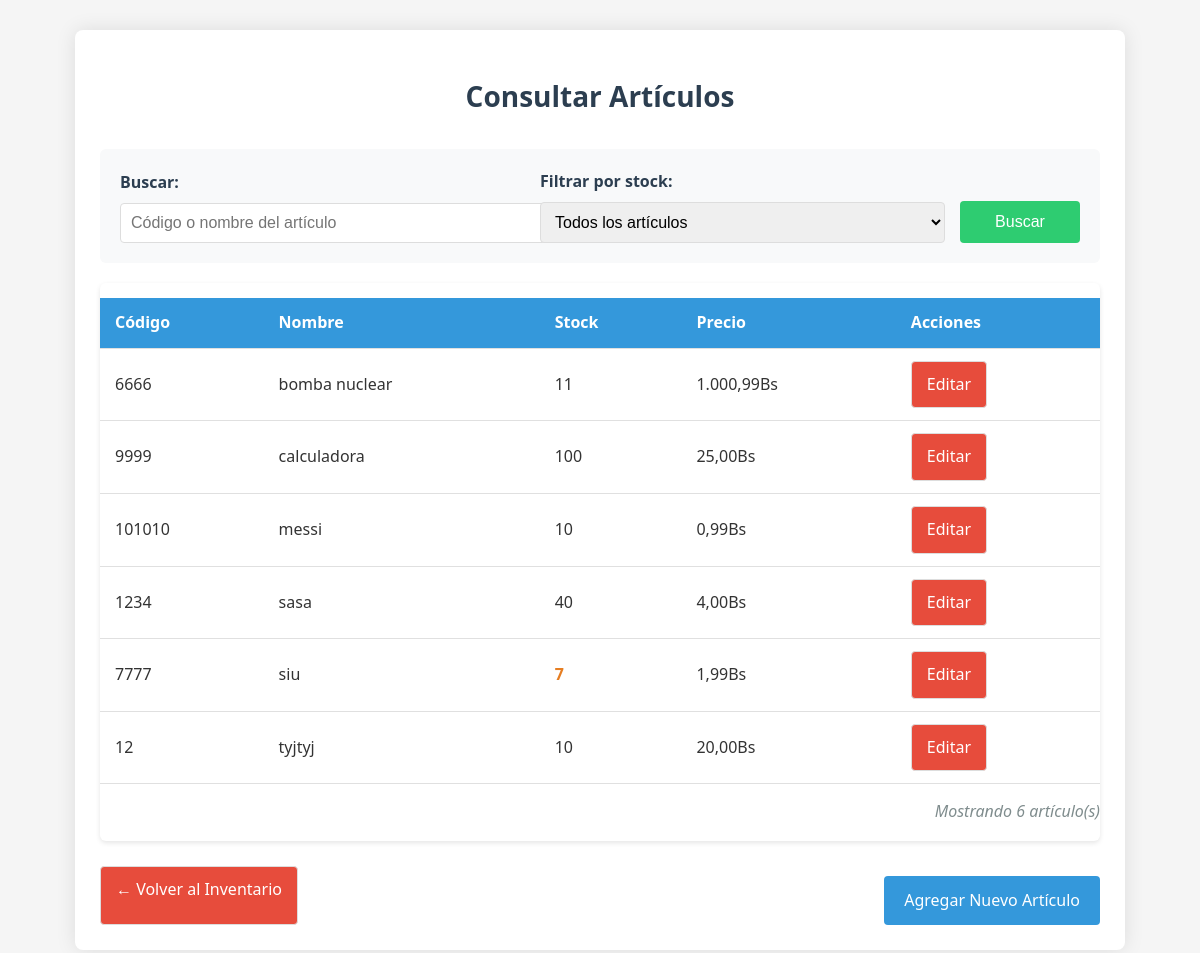
The app's page /consultar_articulo.php (signed in), older data.
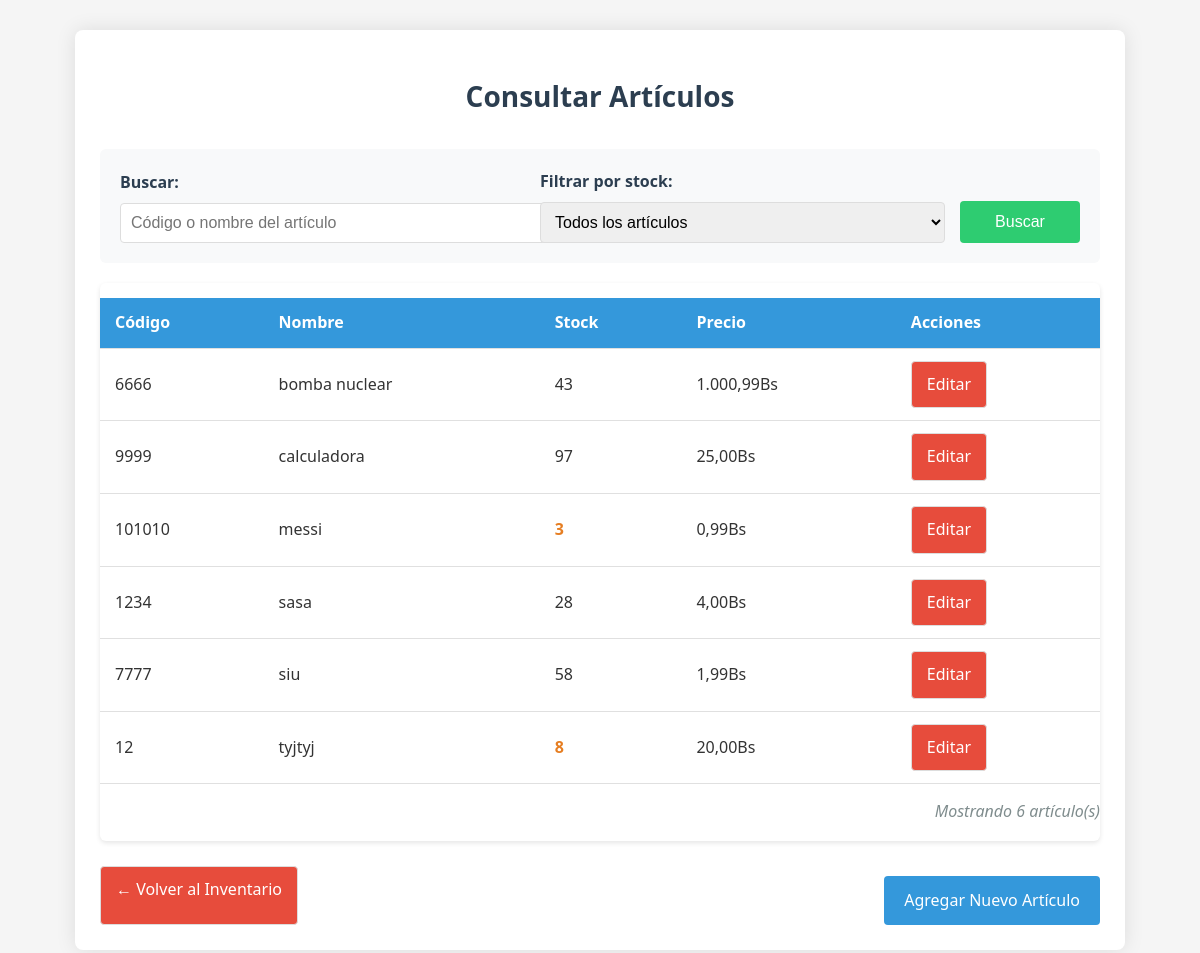
The same page, newer data.
### tables this page shows
CREATE TABLE `articulos` (
  `id` int(11) NOT NULL,
  `codigo` varchar(50) NOT NULL,
  `nombre` varchar(100) NOT NULL,
  `descripcion` text DEFAULT NULL,
  `precio` decimal(10,2) NOT NULL,
  `cantidad` int(11) NOT NULL DEFAULT 0
);

### controlador/articulo_controlador.php (called while the page is built, shortened)
<?php
require_once __DIR__ . '/../modelo/articulo_modelo.php';
class ArticuloControlador {
public function consultar() {
    $modelo = new ArticuloModelo();
    $busqueda = $_GET['busqueda'] ?? '';
    $filtro_stock = $_GET['filtro_stock'] ?? 'todos';
    $articulos = $modelo->buscarArticulos($busqueda, $filtro_stock);
    include __DIR__ . '/../vista/consultar_articulo.php';
}
}

### consultar_articulo.php (called while the page is built, shortened)
<?php
require_once __DIR__ . '/controlador/articulo_controlador.php';
$controlador = new ArticuloControlador();
$controlador->consultar();

### configuracion/conexion.php (called while the page is built, shortened)
<?php
class Conexion {
    private $conexion;
    public function __construct() {
        $this->conexion = new mysqli(
            Configuracion::$hostname,
            Configuracion::$username,
            Configuracion::$password,
            Configuracion::$dbname
        );
    }
    public function obtenerConexion() {
        return $this->conexion;
    }
}
?>

### modelo/articulo_modelo.php (called while the page is built, shortened)
<?php
require_once __DIR__ . '/../configuracion/conexion.php';
class ArticuloModelo {
    private $conexion;
    public function __construct() {
        $db = new Conexion();
        $this->conexion = $db->obtenerConexion();
    }
public function buscarArticulos($busqueda = '', $filtro = 'todos') {
    $query = "SELECT id, codigo, nombre, cantidad, precio FROM articulos WHERE 1=1";
    $query .= " ORDER BY nombre";
    $stmt = $this->conexion->prepare($query);
    $stmt->execute();
    return $stmt->get_result()->fetch_all(MYSQLI_ASSOC);
}
}

### vista/consultar_articulo.php (the view, shortened to what this page needs)
<!DOCTYPE html>
<html lang="es">
<head>
    <link rel="stylesheet" href="/Artesania_Alpasnore/css/consulta.css">
</head>
<body>
    <div class="contenedor">
        <h1>Consultar Artículos</h1>
        <form method="GET" action="/Artesania_Alpasnore/consultar_articulo.php" class="formulario-busqueda">
            <div class="grupo-busqueda">
                <label for="busqueda">Buscar:</label>
                <input type="text" id="busqueda" name="busqueda" value="<?= htmlspecialchars($busqueda) ?>" placeholder="Código o nombre del artículo">
            </div>
            <div class="grupo-busqueda">
                <label for="filtro_stock">Filtrar por stock:</label>
                <select id="filtro_stock" name="filtro_stock">
                    <option value="todos" <?= $filtro_stock === 'todos' ? 'selected' : '' ?>>Todos los artículos</option>
                </select>
            </div>
            <button type="submit" class="boton boton-buscar">Buscar</button>
        </form>
        <div class="contenedor-tabla">
            <?php if (!empty($articulos)): ?>
                <table>
                    <thead>
                        <tr>
                            <th>Código</th>
                            <th>Nombre</th>
                            <th>Stock</th>
                            <th>Precio</th>
                            <th>Acciones</th>
                        </tr>
                    </thead>
                    <tbody>
                        <?php foreach ($articulos as $articulo): ?>
                            <tr>
                                <td><?= htmlspecialchars($articulo['codigo']) ?></td>
                                <td><?= htmlspecialchars($articulo['nombre']) ?></td>
                                <td class="<?= $articulo['cantidad'] == 0 ? 'stock-agotado' : ($articulo['cantidad'] < 10 ? 'stock-bajo' : '') ?>">
                                    <?= $articulo['cantidad'] ?>
                                </td>
                                <td><?= number_format($articulo['precio'], 2, ',', '.') ?>Bs</td>
                                <td>
                                    <a href="/Artesania_Alpasnore/actualizar_stock.php?id=<?= $articulo['id'] ?>" class="boton-secundario">Editar</a>
                                </td>
                            </tr>
                        <?php endforeach; ?>
                    </tbody>
                </table>
                <p class="total-resultados">Mostrando <?= count($articulos) ?> artículo(s)</p>
            <?php else: ?>
                <div class="mensaje-error">No se encontraron artículos con los criterios de búsqueda</div>
            <?php endif; ?>
        </div>
        <div class="acciones">
            <a href="/Artesania_Alpasnore/vista/inventario.php" class="boton-secundario">← Volver al Inventario</a>
            <?php if (!empty($_SESSION['es_admin'])): ?>
                <a href="/Artesania_Alpasnore/registrar_articulo.php" class="boton">Agregar Nuevo Artículo</a>
            <?php endif; ?>
        </div>
    </div>
</body>
</html>

Row changes from the older to the newer data that the page shows:
changed articulos "bomba nuclear": cantidad "11" → "43"
changed articulos "calculadora": cantidad "100" → "97"
changed articulos "messi": cantidad "10" → "3"
changed articulos "sasa": cantidad "40" → "28"
changed articulos "siu": cantidad "7" → "58"
changed articulos "tyjtyj": cantidad "10" → "8"
